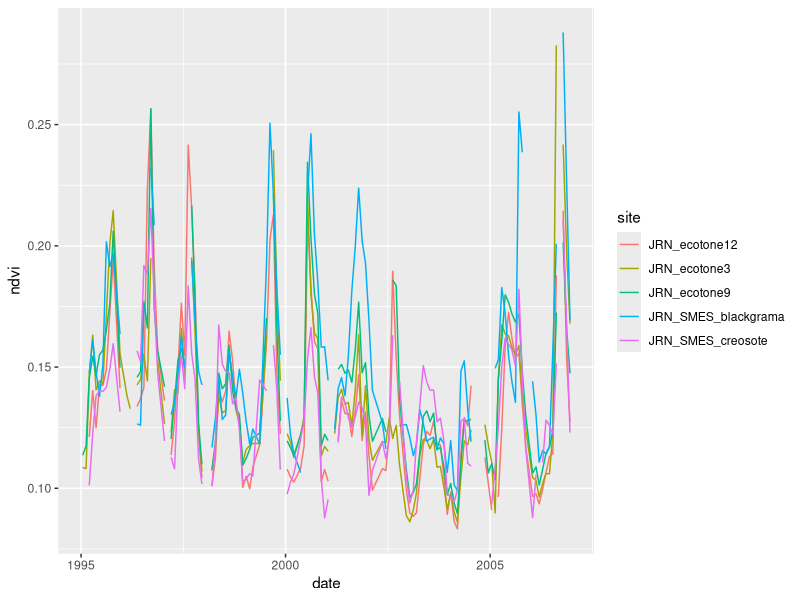
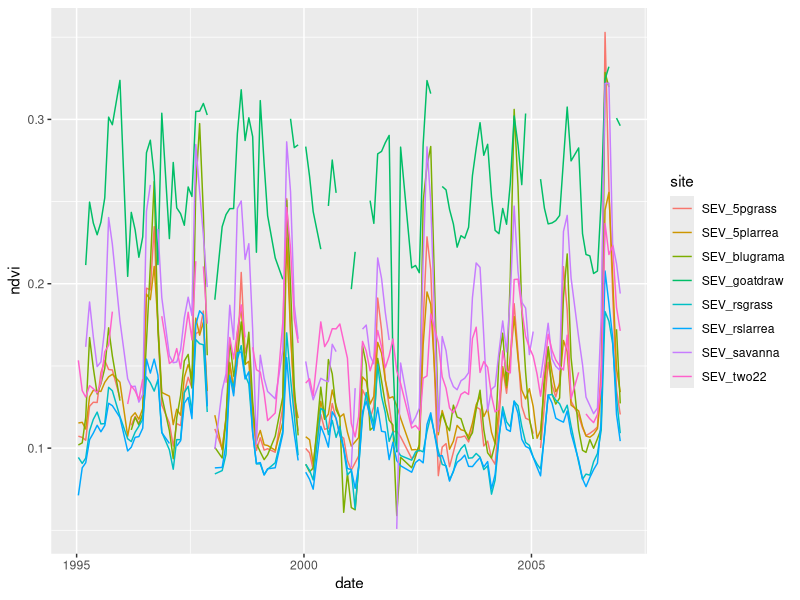
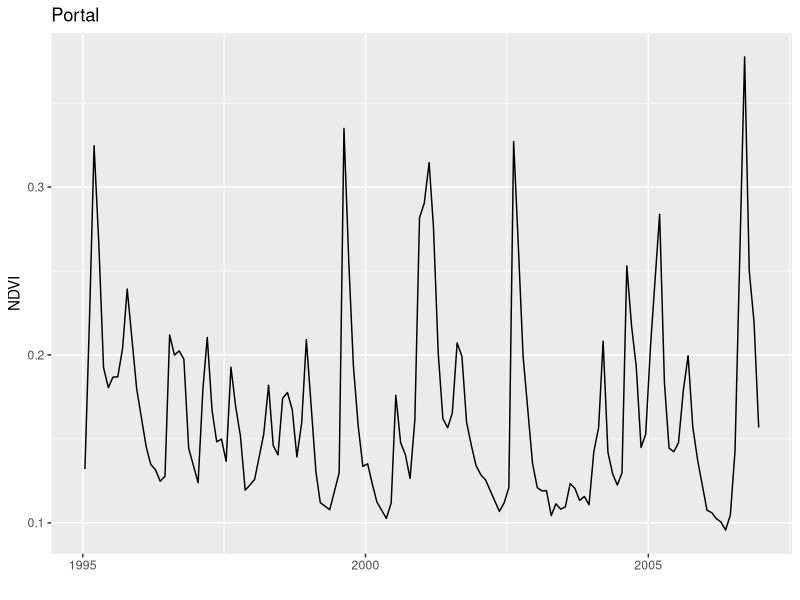
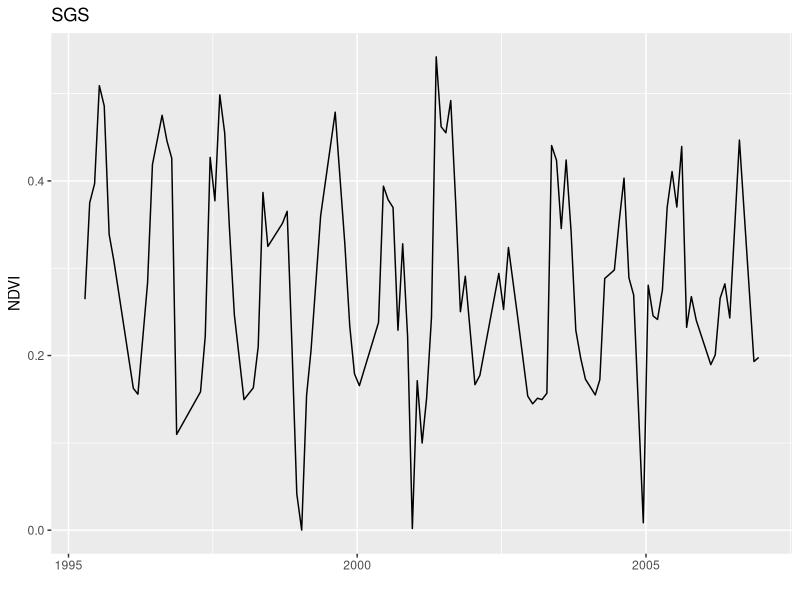
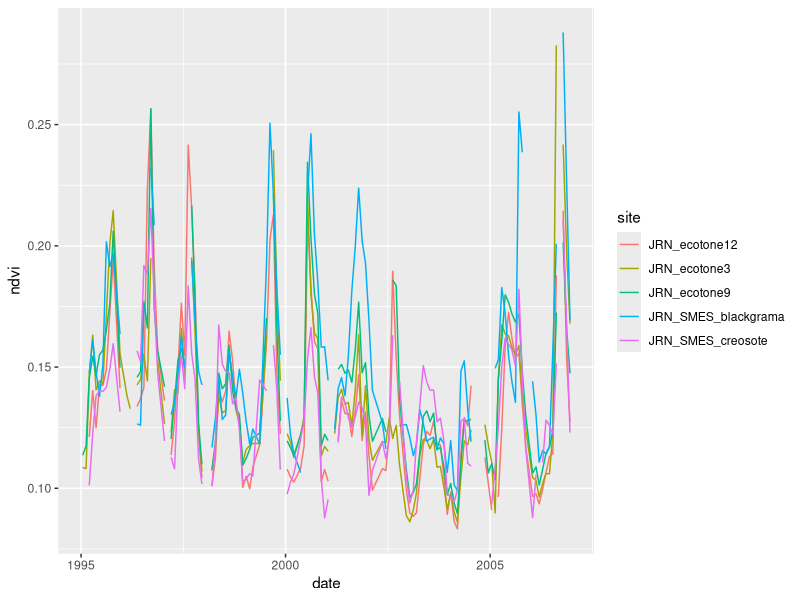
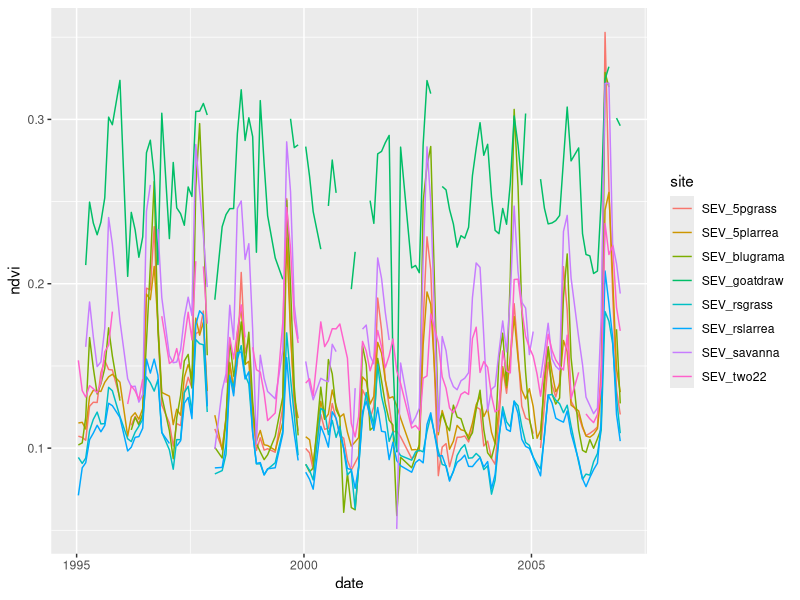

Source code (R) for these figures, in order:
#' This script plots NDVI data derived from google earth engine Landsat data
#' 
#' EMC 8/28/19

library(ggplot2)
library(dplyr)
library(cowplot)
library(tidyr)

ndvi1995 = read.csv('NDVI/ndvi_1995_2006.csv', stringsAsFactors = F)
ndvi1995$date = as.Date(paste(ndvi1995$year, ndvi1995$month, '15', sep='-'))

jrn = dplyr::select(ndvi1995, date, JRN_ecotone3, JRN_ecotone9, JRN_ecotone12, JRN_SMES_blackgrama, JRN_SMES_creosote) %>%
  gather(key='site', value='ndvi', JRN_ecotone3:JRN_SMES_creosote)

sev = dplyr::select(ndvi1995, date, SEV_5pgrass, SEV_5plarrea, SEV_blugrama, SEV_goatdraw, SEV_rsgrass, SEV_rslarrea, SEV_savanna, SEV_two22) %>%
  gather(key='site', value='ndvi', SEV_5pgrass:SEV_two22)

# =======================================
# plot individual sites time series
por = ggplot(filter(ndvi1995, !is.na(Portal)), aes(x=date, y=Portal)) +
  geom_line() +
  ylab('NDVI') +
  xlab('') +
  ggtitle('Portal')

sgs = ggplot(filter(ndvi1995, !is.na(SGS)), aes(x=date, y=SGS)) +
  geom_line() +
  ylab('NDVI') +
  xlab('') +
  ggtitle('SGS')


jrn_3 = ggplot(filter(ndvi1995, !is.na(JRN_ecotone3)), aes(x=date, y=JRN_ecotone3)) +
  geom_line() +
  ylab('NDVI') +
  xlab('') +
  ggtitle('JRN: ecotone 3')
jrn_9 = ggplot(filter(ndvi1995, !is.na(JRN_ecotone9)), aes(x=date, y=JRN_ecotone9)) +
  geom_line() +
  ylab('NDVI') +
  xlab('') +
  ggtitle('JRN: ecotone 9')
jrn_12 = ggplot(filter(ndvi1995, !is.na(JRN_ecotone12)), aes(x=date, y=JRN_ecotone12)) +
  geom_line() +
  ylab('NDVI') +
  xlab('') +
  ggtitle('JRN: ecotone 12')
jrn_blackgrama = ggplot(filter(ndvi1995, !is.na(JRN_SMES_blackgrama)), aes(x=date, y=JRN_SMES_blackgrama)) +
  geom_line() +
  ylab('NDVI') +
  xlab('') +
  ggtitle('JRN: black grama')
jrn_creosote = ggplot(filter(ndvi1995, !is.na(JRN_SMES_creosote)), aes(x=date, y=JRN_SMES_creosote)) +
  geom_line() +
  ylab('NDVI') +
  xlab('') +
  ggtitle('JRN: creosote')

sev_5pgrass = ggplot(filter(ndvi1995, !is.na(SEV_5pgrass)), aes(x=date, y=SEV_5pgrass)) +
  geom_line() +
  ylab('NDVI') +
  xlab('') +
  ggtitle('SEV: 5pgrass')
sev_5plarrea = ggplot(filter(ndvi1995, !is.na(SEV_5plarrea)), aes(x=date, y=SEV_5plarrea)) +
  geom_line() +
  ylab('NDVI') +
  xlab('') +
  ggtitle('SEV: 5plarrea')
sev_blugrama = ggplot(filter(ndvi1995, !is.na(SEV_blugrama)), aes(x=date, y=SEV_blugrama)) +
  geom_line() +
  ylab('NDVI') +
  xlab('') +
  ggtitle('SEV: blugrama')
sev_goatdraw = ggplot(filter(ndvi1995, !is.na(SEV_goatdraw)), aes(x=date, y=SEV_goatdraw)) +
  geom_line() +
  ylab('NDVI') +
  xlab('') +
  ggtitle('SEV: goatdraw')
sev_rsgrass = ggplot(filter(ndvi1995, !is.na(SEV_rsgrass)), aes(x=date, y=SEV_rsgrass)) +
  geom_line() +
  ylab('NDVI') +
  xlab('') +
  ggtitle('SEV: rsgrass')
sev_rslarrea = ggplot(filter(ndvi1995, !is.na(SEV_rslarrea)), aes(x=date, y=SEV_rslarrea)) +
  geom_line() +
  ylab('NDVI') +
  xlab('') +
  ggtitle('SEV: rslarrea')
sev_savanna = ggplot(filter(ndvi1995, !is.na(SEV_savanna)), aes(x=date, y=SEV_savanna)) +
  geom_line() +
  ylab('NDVI') +
  xlab('') +
  ggtitle('SEV: savanna')
sev_two22 = ggplot(filter(ndvi1995, !is.na(SEV_two22)), aes(x=date, y=SEV_two22)) +
  geom_line() +
  ylab('NDVI') +
  xlab('') +
  ggtitle('SEV: two22')

# ==============================
# combine into multi-part plots and save
ggsave('NDVI/portal_ndvi.pdf',por, width = 5, height = 2)
ggsave('NDVI/sgs_ndvi.pdf', sgs, width=5, height=2)

jrn_comboplot = ggplot(jrn, aes(x=date, y=ndvi, color=site)) +
  geom_line()
jrn_comboplot
ggsave('NDVI/jrn_ndvi.pdf', jrn_comboplot, width=8, height=2)

sev_comboplot = ggplot(sev, aes(x=date, y=ndvi, color=site)) +
  geom_line()
sev_comboplot
ggsave('NDVI/sev_ndvi.pdf', sev_comboplot, width=8, height=2)
